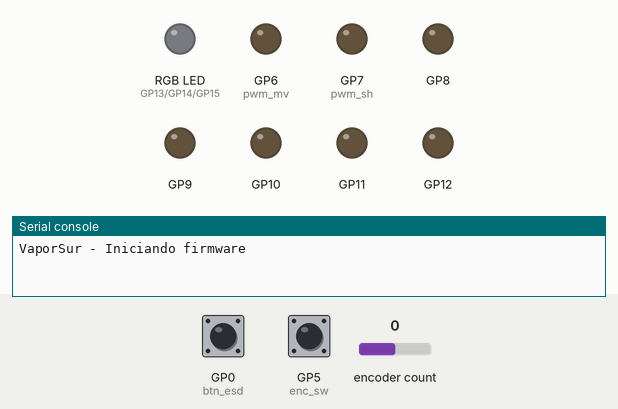
Simulated run of this program. Board: Raspberry Pi Pico running CircuitPython. On the bench: an RGB LED mixed from three pins (HIGH = lit), output pins drawn as LEDs (lit = HIGH), the last lines printed to the serial console. Inputs (shaded band) come from the test bench; at power-on: GP5 (enc_sw) HIGH, encoder count 0, GP0 (btn_esd) HIGH. Dim RGB values are drawn brighter than linear.

Above: at 1.2 s.
1.3 s: GP5 (enc_sw) pulled LOW for 3.2 s
6.0 s: encoder count set to 1
At 6.5 s:
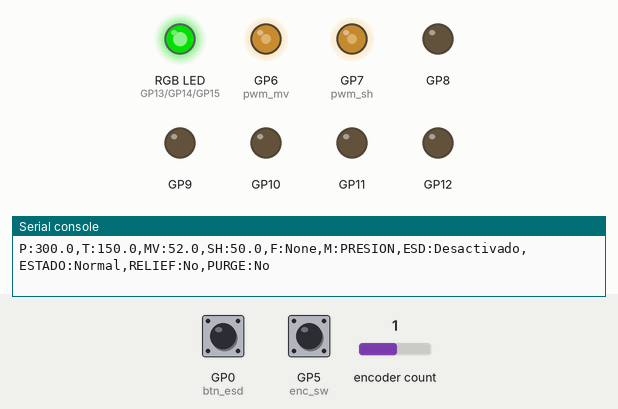
7.5 s: GP5 (enc_sw) pulled LOW for 0.15 s
At 8.3 s:
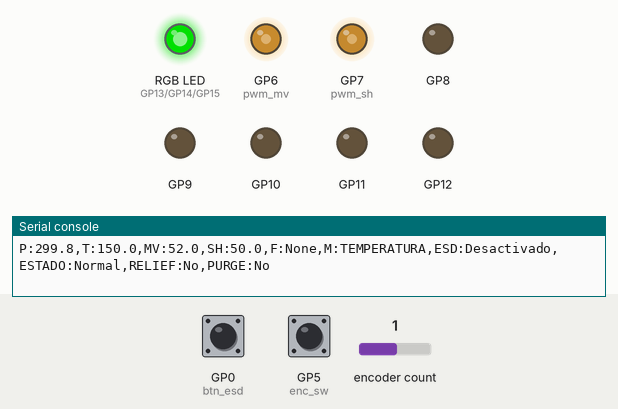
9.3 s: encoder count set to 2
At 9.9 s:
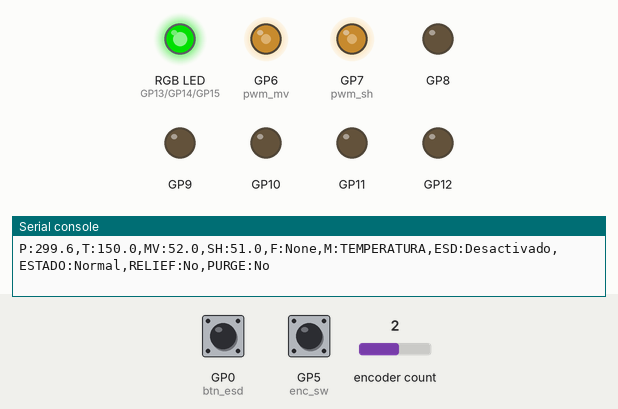
10.8 s: GP5 (enc_sw) pulled LOW for 1 s
At 11.26 s:
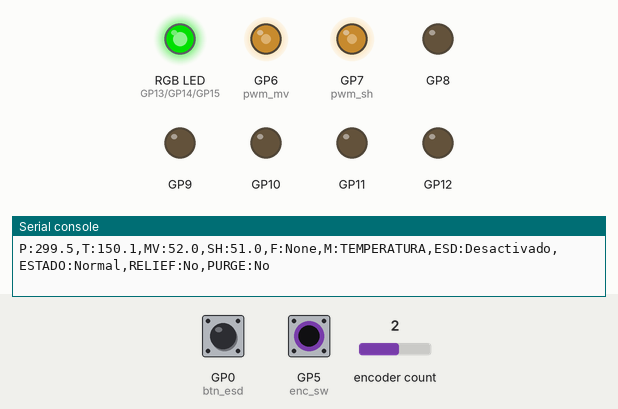
Timing chart, 0 to 13.8 s (numbered marks = the images above; inputs shaded):
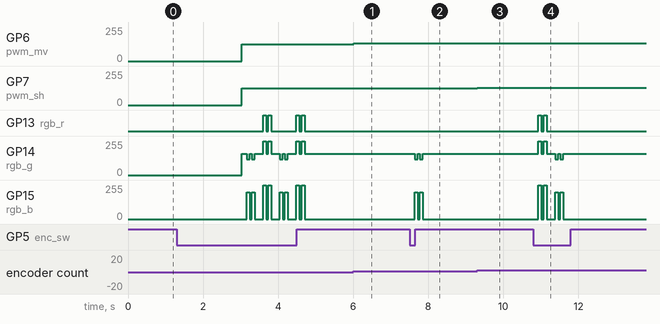

The program:

code-base.py
```python
# code.py - VaporSur S.A. (CircuitPython)
# Lógica de seguridad para ESD redefinida para control de retorno a valores iniciales.

import board
import digitalio
import rotaryio
import pwmio
import time
import math
import sys

# ----------------- PIN CONFIG -----------------
# Encoder
ENC_CLK = board.GP3   # CLK (A)
ENC_DT = board.GP4    # DT (B)
ENC_SW = board.GP5    # SW (encoder push) -> cambia modo

# E-Stop button (KY-004)
BTN_ESD_PIN = board.GP0

# Outputs
GP_FLOW_LED = board.GP8      # LED simple indicador de flujo
GP_LASER = board.GP9       # Laser control (via transistor)
GP_RELIEF = board.GP10      # Alivio (simulado como DO)
GP_PURGA_A = board.GP11      # Purga A (simulado)
GP_PURGA_B = board.GP12      # Purga B (simulado)

# PWM outputs
PWM_MV_PIN = board.GP6      # Válvula modulante (PWM AO simulado)
PWM_SH_PIN = board.GP7      # Superheater control (PWM)

# RGB LED (cátodo común a GND)
RGB_R_PIN = board.GP13
RGB_G_PIN = board.GP14
RGB_B_PIN = board.GP15

# ----------------- HARDWARE OBJECTS -----------------
encoder = rotaryio.IncrementalEncoder(ENC_CLK, ENC_DT)
enc_sw = digitalio.DigitalInOut(ENC_SW)
enc_sw.direction = digitalio.Direction.INPUT
enc_sw.pull = digitalio.Pull.UP

btn_esd = digitalio.DigitalInOut(BTN_ESD_PIN)
btn_esd.direction = digitalio.Direction.INPUT
btn_esd.pull = digitalio.Pull.UP

def make_do(pin):
    d = digitalio.DigitalInOut(pin)
    d.direction = digitalio.Direction.OUTPUT
    d.value = False
    return d

do_flow = make_do(GP_FLOW_LED)
do_laser = make_do(GP_LASER)
do_relief = make_do(GP_RELIEF)
do_purga_a = make_do(GP_PURGA_A)
do_purga_b = make_do(GP_PURGA_B)

pwm_mv = pwmio.PWMOut(PWM_MV_PIN, frequency=5000, duty_cycle=0)
pwm_sh = pwmio.PWMOut(PWM_SH_PIN, frequency=5000, duty_cycle=0)

rgb_r = pwmio.PWMOut(RGB_R_PIN, frequency=5000, duty_cycle=0)
rgb_g = pwmio.PWMOut(RGB_G_PIN, frequency=5000, duty_cycle=0)
rgb_b = pwmio.PWMOut(RGB_B_PIN, frequency=5000, duty_cycle=0)

# ----------------- SIMULATION & CONTROL PARAMETERS -----------------
# Valores iniciales y de destino en modo ESD
P_INITIAL = 300.0
T_INITIAL = 150.0

P_sim_kPa = P_INITIAL
T_sim = T_INITIAL

# Umbrales de Presión
P_WARN_HIGH = 380.0
P_EMERG_HIGH = 460.0
P_RELIEF_TARGET = 350

# Umbrales de seguridad para presión baja
P_WARN_LOW = 250.0
P_RECOVERY = 220.0

# Umbrales de Temperatura
T_WARN_HIGH = 170.0
T_EMERG_HIGH = 190.0
T_PURGE_TRIGGER = 180.0

# Umbrales de seguridad para temperatura baja
T_WARN_LOW = 120.0
T_PREHEAT = 110.0

# Margen para considerar que se ha alcanzado el valor inicial en modo ESD
ESD_P_TOLERANCE = 5.0
ESD_T_TOLERANCE = 3.0

MV_MIN = 0.0
MV_MAX = 100.0
MV_pct = 50.0

SH_MIN = 0.0
SH_MAX = 100.0
SH_cmd = 50.0

ENC_SENSITIVITY_P = 2.0
ENC_SENSITIVITY_T = 1.0

mode = 0
MODE_NAMES = ("PRESION", "TEMPERATURA")

# Nuevos estados de seguridad
pressure_recovery_active = False
preheat_active = False

last_enc_sw_state = enc_sw.value
last_enc_sw_time = time.monotonic()
SW_DEBOUNCE_MS = 120

esd_active = False
esd_btn_state_last = btn_esd.value
esd_ready_to_reset = False

last_update_time = time.monotonic()
last_log = time.monotonic()
standby_start_time = 0
standby_duration = 3.0
start_time = time.monotonic()

last_enc_pos = encoder.position

def pwm_set_pct(pwm_obj, pct):
    pct = max(0.0, min(100.0, pct))
    pwm_obj.duty_cycle = int(pct / 100.0 * 65535)

def set_rgb(r8, g8, b8):
    rgb_r.duty_cycle = int((r8 / 255.0) * 65535)
    rgb_g.duty_cycle = int((g8 / 255.0) * 65535)
    rgb_b.duty_cycle = int((b8 / 255.0) * 65535)

print("VaporSur - Iniciando firmware")

while True:
    now = time.monotonic()
    dt = (now - last_update_time) / 2.0
    last_update_time = now

    if now < standby_start_time + standby_duration:
        time.sleep(0.05)
        continue

    # Lógica de detección de pulsación de ESD
    esd_btn_state = btn_esd.value
    if esd_btn_state != esd_btn_state_last and not esd_btn_state: # Detección de flanco de bajada (pulsación)
        if not esd_active:
            esd_active = True
            esd_ready_to_reset = False
            print("[ALERTA] ESD activado.")
        elif esd_ready_to_reset:
            esd_active = False
            print("[INFO] ESD reseteado.")
    esd_btn_state_last = esd_btn_state

    # ----------------- Lógica de operación normal (ahora con verificación de estado crítico) -----------------
    if not esd_active:
        current_enc_pos = encoder.position
        delta_pos = current_enc_pos - last_enc_pos
        last_enc_pos = current_enc_pos

        estado_sistema = "Normal"

        # Nueva lógica para activar ESD automáticamente
        if P_sim_kPa >= P_EMERG_HIGH or T_sim >= T_EMERG_HIGH:
            esd_active = True
            esd_ready_to_reset = False
            print("[ALERTA] Condición crítica detectada. Activando ESD automáticamente.")

        # Solo ejecutar la lógica de operación normal si el ESD no está activo
        if not esd_active:
            if P_sim_kPa <= P_RECOVERY and not pressure_recovery_active:
                pressure_recovery_active = True

            if T_sim <= T_PREHEAT and not preheat_active:
                preheat_active = True

            if pressure_recovery_active and P_sim_kPa > P_RECOVERY + 20:
                pressure_recovery_active = False

            if preheat_active and T_sim > T_PREHEAT + 20:
                preheat_active = False

            if not pressure_recovery_active and not preheat_active:
                if mode == 0:
                    MV_pct += delta_pos * ENC_SENSITIVITY_P
                    MV_pct = max(MV_MIN, min(MV_MAX, MV_pct))
                else:
                    SH_cmd += delta_pos * ENC_SENSITIVITY_T
                    SH_cmd = max(SH_MIN, min(SH_MAX, SH_cmd))

            if pressure_recovery_active:
                MV_pct = 0.0
                estado_sistema = "Recuperación Presión"

            if preheat_active:
                SH_cmd = 100.0
                estado_sistema = "Precalentamiento"

            pwm_set_pct(pwm_mv, MV_pct)
            pwm_set_pct(pwm_sh, SH_cmd)

            if MV_pct < 50.0:
                P_sim_kPa += (50.0 - MV_pct) * dt * 0.1
            elif MV_pct > 50.0:
                P_sim_kPa -= (MV_pct - 50.0) * dt * 0.1

            if SH_cmd > 50.0:
                T_sim += (SH_cmd - 50.0) * dt * 0.1
            elif SH_cmd < 50.0:
                T_sim -= (50.0 - SH_cmd) * dt * 0.1

            P_sim_kPa = max(P_sim_kPa, 0)
            T_sim = max(T_sim, 0)

            sw_state = enc_sw.value
            if sw_state != last_enc_sw_state:
                last_enc_sw_time = now
                last_enc_sw_state = sw_state
            else:
                if (not sw_state) and (now - last_enc_sw_time) * 1000.0 > SW_DEBOUNCE_MS:
                    mode = 1 - mode
                    if mode == 0:
                        for _ in range(2):
                            set_rgb(255, 255, 255); time.sleep(0.08)
                            set_rgb(0, 160, 0); time.sleep(0.06)
                    else:
                        for _ in range(2):
                            set_rgb(0, 120, 200); time.sleep(0.08)
                            set_rgb(0, 160, 0); time.sleep(0.06)
                    time.sleep(0.15)
                    last_enc_sw_time = now

            do_relief.value = False
            relief_activo = "No"
            do_purga_a.value = False
            purga_activa = "No"

            # Se elimina la lógica de reducción forzada
            # if P_sim_kPa >= P_EMERG_HIGH:
            #     do_relief.value = True
            #     relief_activo = "Si"
            #     P_sim_kPa = P_RELIEF_TARGET
            #     standby_start_time = now
            #     estado_sistema = "Alivio Presión"

            # if T_sim >= T_PURGE_TRIGGER:
            #     do_purga_a.value = True
            #     purga_activa = "Si"
            #     T_sim = 150.0
            #     standby_start_time = now
            #     estado_sistema = "Purga de Condensado"

            if do_relief.value or do_purga_a.value:
                set_rgb(200, 0, 0)
            elif pressure_recovery_active or preheat_active:
                set_rgb(0, 255, 255)
            elif mode == 0:
                if P_sim_kPa >= P_WARN_HIGH or P_sim_kPa <= P_WARN_LOW:
                    set_rgb(200, 140, 0)
                    estado_sistema = "Advertencia Presión"
                else:
                    set_rgb(0, 160, 0)
                    estado_sistema = "Normal"
            elif mode == 1:
                if T_sim >= T_EMERG_HIGH or T_sim <= T_WARN_LOW:
                    set_rgb(200, 0, 0)
                    estado_sistema = "Corrección Temperatura"
                elif T_sim >= T_WARN_HIGH:
                    set_rgb(200, 140, 0)
                    estado_sistema = "Advertencia Temperatura"
                else:
                    set_rgb(0, 160, 0)
                    estado_sistema = "Normal"

            flow_state = "None"
            flow_led_on = False

            if not pressure_recovery_active and not preheat_active:
                if (P_sim_kPa >= 310 and P_sim_kPa <= 350) and (T_sim >= 140 and T_sim <= 160):
                    flow_state = "A"
                    if int(now * 5) % 2 == 0:
                        flow_led_on = True
                    else:
                        flow_led_on = False
                elif (P_sim_kPa >= 260 and P_sim_kPa <= 300) and (T_sim >= 160 and T_sim <= 170):
                    flow_state = "B"
                    flow_led_on = True
                else:
                    flow_state = "None"
                    flow_led_on = False

            do_flow.value = flow_led_on
            do_laser.value = do_relief.value or do_purga_a.value

    # ----------------- Lógica del modo ESD -----------------
    if esd_active:
        current_P = P_sim_kPa
        current_T = T_sim
        estado_sistema = "No Listo para el Reinicio"
        relief_activo = "No"
        purga_activa = "No"

        # Lógica de control de presión en modo ESD
        if abs(current_P - P_INITIAL) > ESD_P_TOLERANCE:
            if current_P > P_INITIAL:
                do_relief.value = True
                relief_activo = "Si"
                MV_pct = 50.0
                # Aumentamos la tasa de disminución de la presión
                P_sim_kPa -= (current_P - P_INITIAL) * dt * 0.2
            else:
                do_relief.value = False
                relief_activo = "No"
                MV_pct = 0.0
        else:
            do_relief.value = False
            relief_activo = "No"
            MV_pct = 50.0

        # Lógica de control de temperatura en modo ESD
        if abs(current_T - T_INITIAL) > ESD_T_TOLERANCE:
            if current_T > T_INITIAL:
                do_purga_a.value = True
                purga_activa = "Si"
                SH_cmd = 50.0
                # Aumentamos la tasa de disminución de la temperatura
                T_sim -= (current_T - T_INITIAL) * dt * 0.2
            else:
                do_purga_a.value = False
                purga_activa = "No"
                SH_cmd = 100.0
        else:
            do_purga_a.value = False
            purga_activa = "No"
            SH_cmd = 50.0

        if abs(P_sim_kPa - P_INITIAL) <= ESD_P_TOLERANCE and abs(T_sim - T_INITIAL) <= ESD_T_TOLERANCE:
            esd_ready_to_reset = True
            estado_sistema = "Listo para el Reinicio"

        if MV_pct < 50.0:
            P_sim_kPa += (50.0 - MV_pct) * dt * 0.1
        elif MV_pct > 50.0 and not do_relief.value:
            P_sim_kPa -= (MV_pct - 50.0) * dt * 0.1

        if SH_cmd > 50.0 and not do_purga_a.value:
            T_sim += (SH_cmd - 50.0) * dt * 0.1
        elif SH_cmd < 50.0:
            T_sim -= (50.0 - SH_cmd) * dt * 0.1

        P_sim_kPa = max(P_sim_kPa, 0)
        T_sim = max(T_sim, 0)

        if esd_ready_to_reset:
            set_rgb(0, 160, 0)
        else:
            if int(now * 2) % 2 == 0: set_rgb(200, 0, 0)
            else: set_rgb(0, 0, 0)

        do_flow.value = False
        do_laser.value = do_relief.value or do_purga_a.value

    if now - last_log > 0.1:
        output_data = "P:{:.1f},T:{:.1f},MV:{:.1f},SH:{:.1f},F:{},M:{},ESD:{},ESTADO:{},RELIEF:{},PURGE:{}".format(
            P_sim_kPa, T_sim, MV_pct, SH_cmd, flow_state if 'flow_state' in locals() else "None", MODE_NAMES[mode], "Activado" if esd_active else "Desactivado", estado_sistema, relief_activo, purga_activa
        )
        print(output_data)
        last_log = now

    time.sleep(0.01)
```

Measured:
- after the input at 6.0 s, GP6 (pwm_mv): 127/255 → 133/255 at once
- after the input at 7.5 s, GP14 (rgb_g): alternates 160/255 for 0.06 s and 120/255 for 0.08 s, 4 changes in all, then stays 160/255, starting after 0.13 s; GP15 (rgb_b): alternates 200/255 for 0.08 s and 0/255 for 0.06 s, 4 changes in all, then stays 0/255, starting after 0.13 s
- after the input at 9.3 s, GP7 (pwm_sh): 127/255 → 130/255 at once
- after the input at 10.8 s, GP13 (rgb_r): alternates HIGH for 0.08 s and LOW for 0.06 s, 4 changes in all, then stays LOW, starting after 0.14 s
